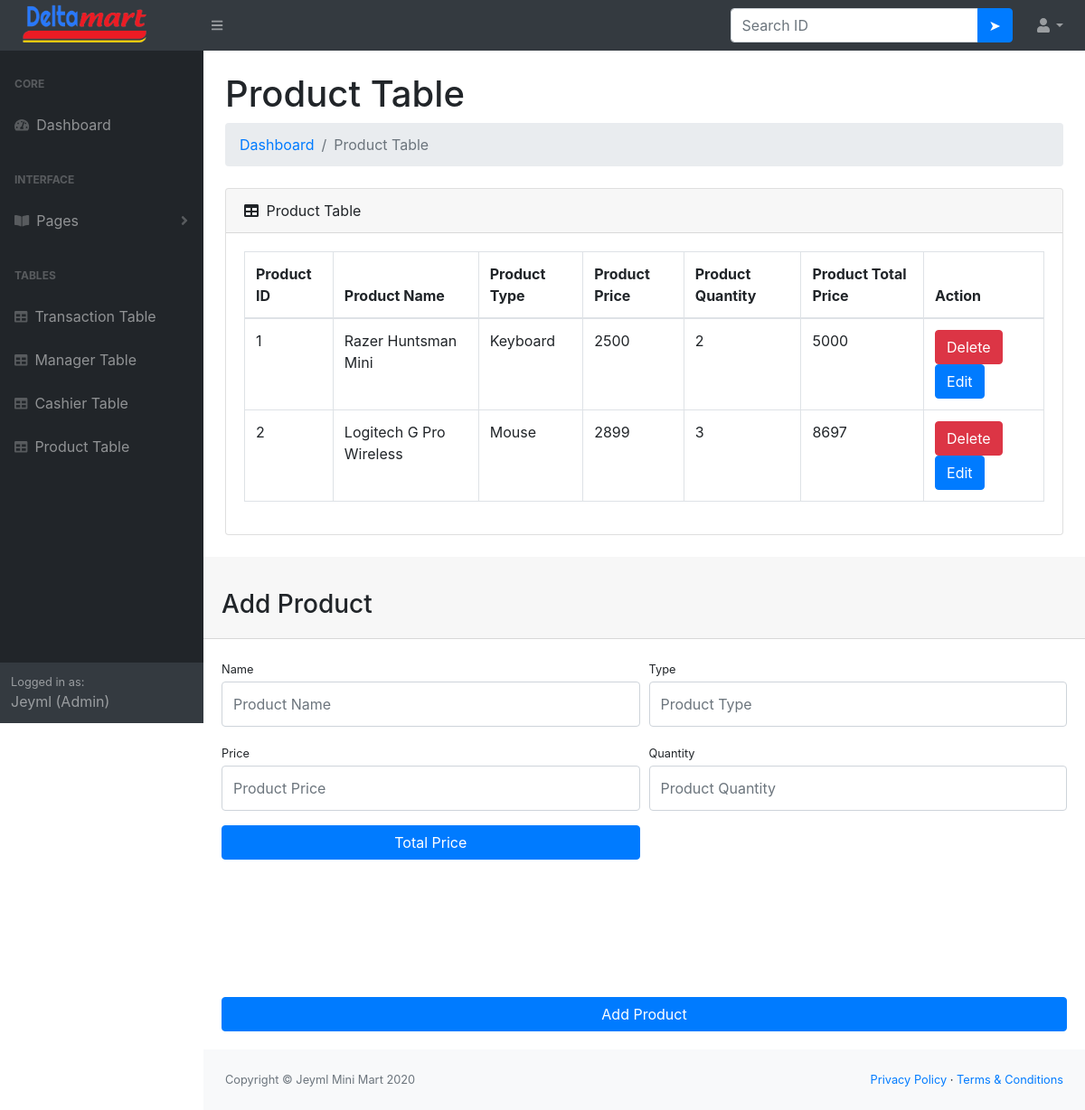
Page /admin/productTable.php (signed in) on the committed database.
### tables this page shows
CREATE TABLE `producttable` (
  `productID` int(11) NOT NULL,
  `productName` varchar(50) NOT NULL,
  `productType` varchar(50) NOT NULL,
  `productPrice` float NOT NULL,
  `productQuantity` int(11) NOT NULL,
  `productTotal` double NOT NULL
);

### admin/productTable.php (the view, shortened to what this page needs)
<?php
    require_once("dbconnection.php");
    $statement = $connect->prepare('SELECT * FROM producttable');
    $statement->execute();
?>
<!DOCTYPE html>
<html lang="en">
    <head>
        <link href="css/styles.css" rel="stylesheet" />
        <link href="https://cdn.datatables.net/1.10.20/css/dataTables.bootstrap4.min.css" rel="stylesheet" />
    </head>
    <body class="sb-nav-fixed">
        <nav class="sb-topnav navbar navbar-expand navbar-dark bg-dark">
            <a class="navbar-brand" href="dashboard.php"><img src="../img/logo.png" height="50px" width="155px"></a>
            <button class="btn btn-link btn-sm order-1 order-lg-0" id="sidebarToggle" href="#"><i class="fas fa-bars"></i></button>
            <form class="d-none d-md-inline-block form-inline ml-auto mr-0 mr-md-3 my-2 my-md-0" method="post" action="productSearch.php">
                <div class="input-group">
                    <input class="form-control" type="text" placeholder="Search ID" name="productID" aria-label="Search" aria-describedby="basic-addon2" />
                    <div class="input-group-append">
                        <input class="btn btn-primary" type="submit" name="search" value="➤"></input>
                    </div>
                </div>
            </form>
            <ul class="navbar-nav ml-auto ml-md-0">
                <li class="nav-item dropdown">
                    <a class="nav-link dropdown-toggle" id="userDropdown" href="#" role="button" data-toggle="dropdown" aria-haspopup="true" aria-expanded="false"><i class="fas fa-user fa-fw"></i></a>
                </li>
            </ul>
        </nav>
        <div id="layoutSidenav">
            <div id="layoutSidenav_nav">
                <nav class="sb-sidenav accordion sb-sidenav-dark" id="sidenavAccordion">
                    <div class="sb-sidenav-menu">
                        <div class="nav">
                            <div class="sb-sidenav-menu-heading">Core</div>
                            <a class="nav-link" href="dashboard.php">
                                <div class="sb-nav-link-icon"><i class="fas fa-tachometer-alt"></i></div>
                                Dashboard
                            </a>
                            <div class="sb-sidenav-menu-heading">Interface</div>
                            <a class="nav-link collapsed" href="#" data-toggle="collapse" data-target="#collapsePages" aria-expanded="false" aria-controls="collapsePages">
                                <div class="sb-nav-link-icon"><i class="fas fa-book-open"></i></div>
                                Pages
                                <div class="sb-sidenav-collapse-arrow"><i class="fas fa-angle-down"></i></div>
                            </a>
                            <div class="sb-sidenav-menu-heading">Tables</div>
                            <a class="nav-link" href="transactionTable.php">
                                <div class="sb-nav-link-icon"><i class="fas fa-table"></i></div>
                                Transaction Table
                            </a>
                            <a class="nav-link" href="managerTable.php">
                                <div class="sb-nav-link-icon"><i class="fas fa-table"></i></div>
                                Manager Table
                            </a>
                            <a class="nav-link" href="cashierTable.php">
                                <div class="sb-nav-link-icon"><i class="fas fa-table"></i></div>
                                Cashier Table
                            </a>
                            <a class="nav-link" href="#">
                                <div class="sb-nav-link-icon"><i class="fas fa-table"></i></div>
                                Product Table
                            </a>
                        </div>
                    </div>
                    <div class="sb-sidenav-footer">
                        <div class="small">Logged in as:</div>
                        <?php echo $_SESSION["username"]; ?> (Admin)
                    </div>
                </nav>
            </div>
            <div id="layoutSidenav_content">
                <main>
                    <div class="container-fluid">
                        <h1 class="mt-4">Product Table</h1>
                        <ol class="breadcrumb mb-4">
                            <li class="breadcrumb-item"><a href="dashboard.php">Dashboard</a></li>
                            <li class="breadcrumb-item active">Product Table</li>
                        </ol>
                        <div class="card mb-4">
                            <div class="card-header">
                                <i class="fas fa-table mr-1"></i>
                                Product Table
                            </div>
                            <div class="card-body">
                                <div class="table-responsive">
                                    <table class="table table-bordered" id="dataTable" width="100%" cellspacing="0">
                                        <thead>
                                            <tr>
                                                <th>Product ID</th>
                                                <th>Product Name</th>
                                                <th>Product Type</th>
                                                <th>Product Price</th>
                                                <th>Product Quantity</th>
                                                <th>Product Total Price</th>
                                                <th>Action</th>
                                            </tr>
                                        </thead>
                                        <tbody>
                                            <?php while ($producttable=$statement->fetch(PDO::FETCH_OBJ)){?>
                                            <tr>
                                                <td><?php echo $producttable->productID; ?></td>
                                                <td><?php echo $producttable->productName; ?></td>
                                                <td><?php echo $producttable->productType; ?></td>
                                                <td><?php echo $producttable->productPrice; ?></td>
                                                <td><?php echo $producttable->productQuantity; ?></td>
                                                <td><?php echo $producttable->productTotal; ?></td>
                                                <td>
                                                    <a onclick="return confirm('Are you sure you want to delete this ID?')" class="btn btn-danger" href="productDelete.php?productID=<?php echo $producttable->productID ?>">Delete</a>
                                                    <a class="btn btn-primary" href="productEdit.php?productID=<?php echo $producttable->productID ?>">Edit</a>
                                                </td>
                                            </tr>
                                            <?php }?>
                                        </tbody>
                                    </table>
                                </div>
                            </div>
                        </div>
                    </div>
                    <div class="card-header"><h3 class="mt-4">Add Product</h3></div>
                    <div class="card-body">
                        <form  name="transaction_form" method="post" autocomplete="off">
                            <div class="form-row">
                                <div class="col-md-6">
                                    <div class="form-group">
                                        <label class="small mb-1" for="productName">Name</label>
                                        <input class="form-control py-4" type="text" name="productName" placeholder="Product Name" required/>
                                    </div>
                                </div>
                                <div class="col-md-6">
                                    <div class="form-group">
                                        <label class="small mb-1" for="productType">Type</label>
                                        <input class="form-control py-4" type="text" name="productType" placeholder="Product Type" required/>
                                    </div>
                                </div>
                                <div class="col-md-6">
                                    <div class="form-group">
                                        <label class="small mb-1" for="productPrice">Price</label>
                                        <input class="form-control py-4" type="text" name="productPrice" placeholder="Product Price" required/>
                                    </div>
                                </div>
                                <div class="col-md-6">
                                    <div class="form-group">
                                        <label class="small mb-1" for="productQuantity">Quantity</label>
                                        <input class="form-control py-4" type="text" name="productQuantity" placeholder="Product Quantity" required/>
                                    </div>
                                </div>
                                <div class="col-md-6">
                                    <div class="form-group">
                                        <input type="submit" name="totalprice" class="btn btn-primary btn-block" value="Total Price"/>
                                    </div>
                                </div>
                            </div>
                        </form>
                        <form name="transaction_form" method="post" autocomplete="off">
                            <input type="hidden" name="productName" value="<?php echo"$productName" ?>" ><br>
                            <input type="hidden" name="productType" value="<?php echo"$productType" ?>"><br>
                            <input type="hidden" name="productPrice" value="<?php echo"$productPrice" ?>"><br>
                            <input type="hidden" name="productQuantity" value="<?php echo"$productQuantity" ?>" ><br>
                            <div class="form-group mt-4 mb-0">
                                <input type="submit" name="addproduct" class="btn btn-primary btn-block" value="Add Product"/>
                            </div>
                        </form>
                    </div>
                </main>
                <footer class="py-4 bg-light mt-auto">
                    <div class="container-fluid">
                        <div class="d-flex align-items-center justify-content-between small">
                            <div class="text-muted">Copyright &copy; Jeyml Mini Mart 2020</div>
                            <div>
                                <a href="#">Privacy Policy</a>
                                &middot;
                                <a href="#">Terms &amp; Conditions</a>
                            </div>
                        </div>
                    </div>
                </footer>
            </div>
        </div>
    </body>
</html>

### rows in the picture
producttable: productID "1", productName "Razer Huntsman Mini", productType "Keyboard", productPrice "2500", productQuantity "2", productTotal "5000"
producttable: productID "2", productName "Logitech G Pro Wireless", productType "Mouse", productPrice "2899", productQuantity "3", productTotal "8697"

### other values in the picture
$_SESSION["username"] "Jeyml"
